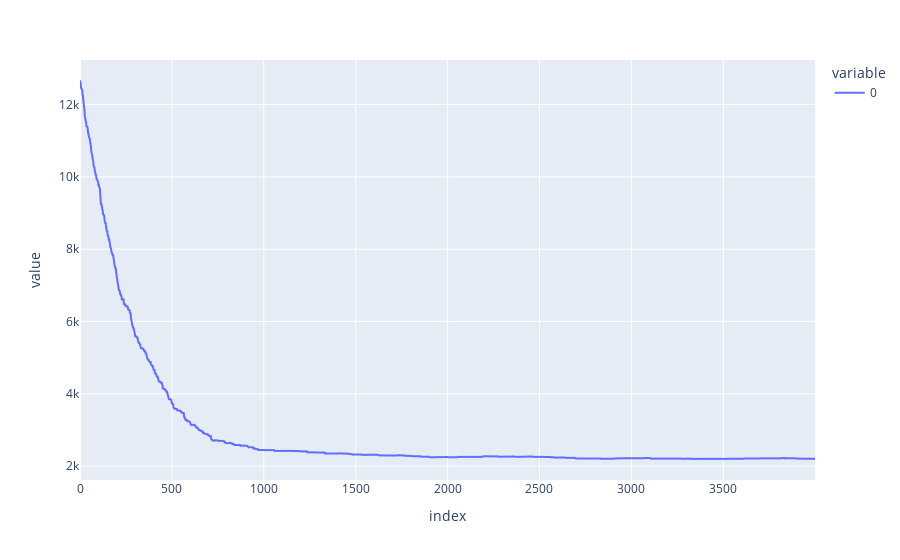

Source (notebook cell):
### Code cell
px.line(energies)

### Figure 1 — Plotly figure (JSON) as saved in the notebook; plotly's stock layout.template omitted (floating-point values rounded to 4 significant figures; data arrays with more than 128 entries replaced by an {"elided": "..."} marker saying what was removed)
{"data": [{"hovertemplate": "variable=0<br>index=%{x}<br>value=%{y}<extra></extra>", "legendgroup": "0", "line": {"color": "#636efa", "dash": "solid"}, "marker": {"symbol": "circle"}, "mode": "lines", "name": "0", "showlegend": true, "type": "scattergl", "x": {"elided": "4000 int values"}, "xaxis": "x", "y": {"elided": "4000 int values"}, "yaxis": "y"}], "layout": {"legend": {"title": {"text": "variable"}, "tracegroupgap": 0}, "margin": {"t": 60}, "xaxis": {"anchor": "y", "domain": [0, 1], "title": {"text": "index"}}, "yaxis": {"anchor": "x", "domain": [0, 1], "title": {"text": "value"}}}}
